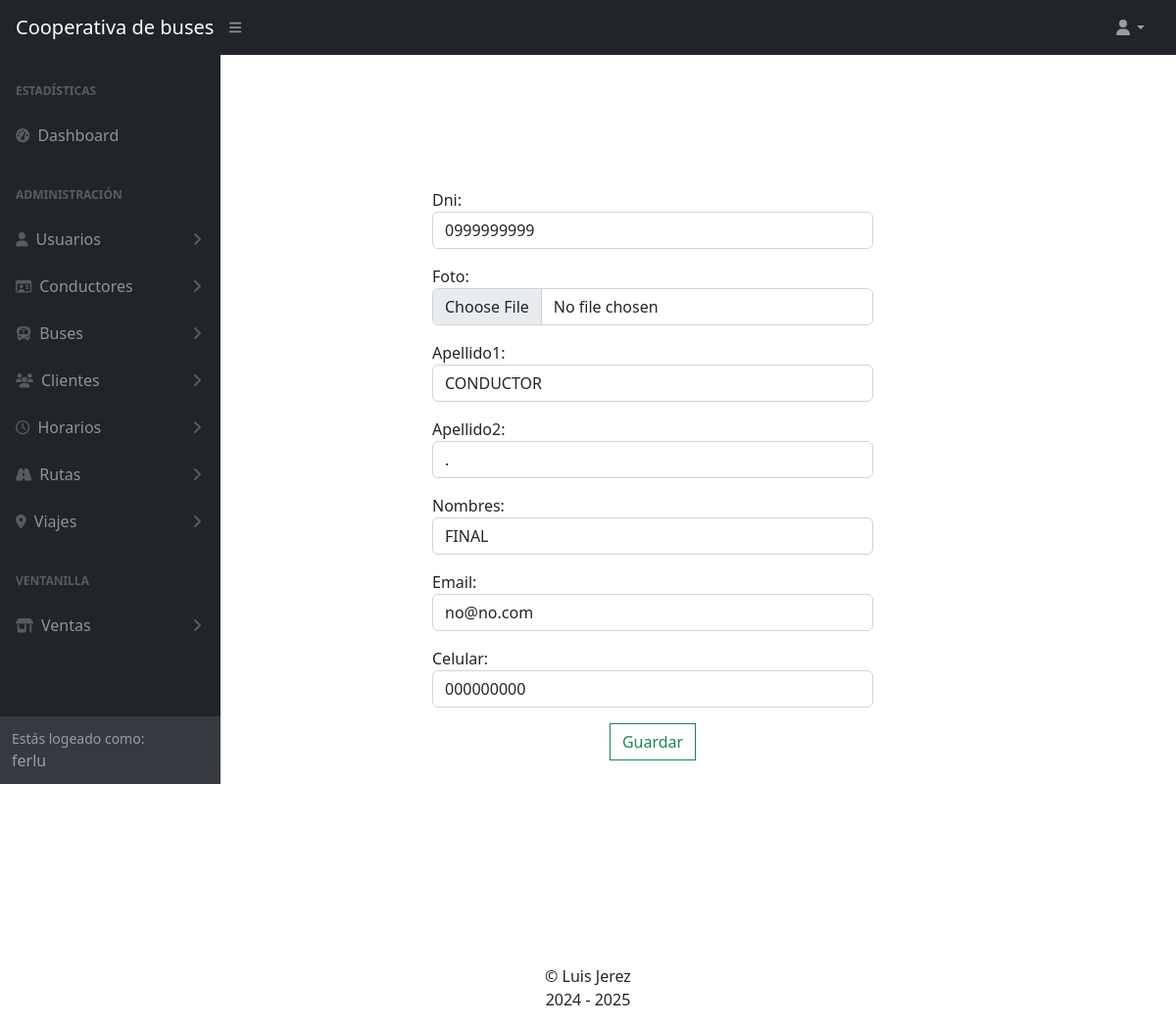
Screenshot of /conductores/administracion/editar/3 (signed in) with the database file from the repository.
### Apps/conductores/models.py (models this page shows, shortened)
class Conductores(models.Model):
    id = models.AutoField(primary_key=True)
    dni = models.CharField(unique=True, max_length=10)
    foto = models.ImageField(upload_to='conductores/', default='conductores/conductor_default.png')
    apellido1 = models.CharField(max_length=150)
    apellido2 = models.CharField(max_length=150)
    nombres = models.CharField(max_length=150)
    email = models.EmailField()
    celular = models.CharField(max_length=10)

### Apps/conductores/views.py (the view)
# urls.py: path('administracion/editar/<int:id>', views.editar),
@staff_member_required(login_url='/usuarios/login/')
def editar(request, id):
    conductor = Conductores.objects.get(id=id)
    form = ConductoresForm(instance=conductor)
    if request.method == 'POST':
        try:
            form = ConductoresForm(request.POST, request.FILES, instance = conductor)
            if form.is_valid():
                form.save()
                messages.success(request, 'Se guardó con éxito el Conductor')
            else:
                messages.warning(request, 'Rellena los campos adecuadamente')
        except Exception as e:
            messages.error(request, e)
        return redirect('/conductores/')
    else:
        return render(request, 'administracion_conductores.html', {'form': form})

### Apps/conductores/models.py
class ConductoresForm(ModelForm):
    class Meta:
        model = Conductores
        fields = '__all__'
        widgets = {
            'dni': forms.TextInput(attrs={'class': 'form-control'}),
            'foto': forms.FileInput(attrs={'class':'form-control'}),
            'apellido1': forms.TextInput(attrs={'class': 'form-control'}),
            'apellido2': forms.TextInput(attrs={'class': 'form-control'}),
            'nombres': forms.TextInput(attrs={'class': 'form-control'}),
            'email': forms.EmailInput(attrs={'class': 'form-control'}),
            'celular': forms.TextInput(attrs={'class': 'form-control'}),
        }

### Apps/conductores/templates/administracion_conductores.html (shortened to what this page needs)
{% extends 'base.html' %}
{% block body %}
<div class="container-lg m-5 p-5">
    <div class="container m-5 p-5">
        <div class="d-flex justify-content-center">
            <div class="w-50 row">
                <form action="" method="post">
                    {{form.as_p}}
                    <div class="container-sm d-flex justify-content-center">
                        <button class="rounded-0 btn btn-outline-success" type="submit">Guardar</button>
                    </div>
                </form>
            </div>
        </div>
    </div>
</div>
{% endblock %}

### Apps/web/templates/base.html (shortened to what this page needs)
{% load static %}
<!DOCTYPE html>
<html lang="es" data-bs-theme="light">
<head>
    <link rel="stylesheet" href="{% static 'css/styles.css' %}">
    <link rel="stylesheet" href="https://cdnjs.cloudflare.com/ajax/libs/izitoast/1.4.0/css/iziToast.min.css"
 />
    <link href="https://cdn.jsdelivr.net/npm/select2@4.1.0-rc.0/dist/css/select2.min.css" rel="stylesheet" />
    <link rel="stylesheet" href="https://cdn.datatables.net/2.2.1/css/dataTables.bootstrap5.css">
    <link rel="stylesheet" href="https://cdn.datatables.net/buttons/3.2.0/css/buttons.bootstrap5.css">
</head>
<body class="sb-nav-fixed">
    <nav class="sb-topnav navbar navbar-expand navbar-dark bg-dark">
        <a class="navbar-brand ps-3" href="/">Cooperativa de buses</a>
        <button class="btn btn-link btn-sm order-1 order-lg-0 me-4 me-lg-0" id="sidebarToggle" href="#!"><i class="fas fa-bars"></i></button>
        {% if user.is_authenticated %}
        <ul class="navbar-nav ms-auto ms-md-0 me-3 me-lg-4">
            <li class="nav-item dropdown">
                <a class="nav-link dropdown-toggle" id="navbarDropdown" href="#" role="button" data-bs-toggle="dropdown" aria-expanded="false"><i class="fas fa-user fa-fw"></i></a>
            </li>
        </ul>
        {% endif %}
    </nav>
    <div id="layoutSidenav">
        <div id="layoutSidenav_nav">
            <nav class="sb-sidenav accordion sb-sidenav-dark" id="sidenavAccordion">
                <div class="sb-sidenav-menu">
                    <div class="nav">
                        <div class="sb-sidenav-menu-heading">Estadísticas</div>
                        <a class="nav-link" href="/">
                            <div class="sb-nav-link-icon"><i class="fas fa-tachometer-alt"></i></div>
                            Dashboard
                        </a>
                        <div class="sb-sidenav-menu-heading">Administración</div>
                        <a class="nav-link collapsed" href="#" data-bs-toggle="collapse" data-bs-target="#collapseLayouts" aria-expanded="false" aria-controls="collapseLayouts">
                            <div class="sb-nav-link-icon"><i class="fas fa-user"></i></div>
                            Usuarios
                            <div class="sb-sidenav-collapse-arrow"><i class="fas fa-angle-down"></i></div>
                        </a>
                        <a class="nav-link collapsed" href="#" data-bs-toggle="collapse" data-bs-target="#conductores" aria-expanded="false" aria-controls="collapseLayouts">
                            <div class="sb-nav-link-icon"><i class="fa-regular fa-id-card"></i></div>
                            Conductores
                            <div class="sb-sidenav-collapse-arrow"><i class="fas fa-angle-down"></i></div>
                        </a>
                        <a class="nav-link collapsed" href="#" data-bs-toggle="collapse" data-bs-target="#buses" aria-expanded="false" aria-controls="collapseLayouts">
                            <div class="sb-nav-link-icon"><i class="fa-solid fa-bus"></i></div>
                            Buses
                            <div class="sb-sidenav-collapse-arrow"><i class="fas fa-angle-down"></i></div>
                        </a>
                        <a class="nav-link collapsed" href="#" data-bs-toggle="collapse" data-bs-target="#clientes" aria-expanded="false" aria-controls="collapseLayouts">
                            <div class="sb-nav-link-icon"><i class="fa fa-users"></i></div>
                            Clientes
                            <div class="sb-sidenav-collapse-arrow"><i class="fas fa-angle-down"></i></div>
                        </a>
                        <a class="nav-link collapsed" href="#" data-bs-toggle="collapse" data-bs-target="#horarios" aria-expanded="false" aria-controls="collapseLayouts">
                            <div class="sb-nav-link-icon"><i class="fa-regular fa-clock"></i></div>
                            Horarios
                            <div class="sb-sidenav-collapse-arrow"><i class="fas fa-angle-down"></i></div>
                        </a>
                        <a class="nav-link collapsed" href="#" data-bs-toggle="collapse" data-bs-target="#rutas" aria-expanded="false" aria-controls="collapseLayouts">
                            <div class="sb-nav-link-icon"><i class="fa-solid fa-road"></i></div>
                            Rutas
                            <div class="sb-sidenav-collapse-arrow"><i class="fas fa-angle-down"></i></div>
                        </a>
                        <a class="nav-link collapsed" href="#" data-bs-toggle="collapse" data-bs-target="#viajes" aria-expanded="false" aria-controls="collapseLayouts">
                            <div class="sb-nav-link-icon"><i class="fa-solid fa-location-dot"></i></div>
                            Viajes
                            <div class="sb-sidenav-collapse-arrow"><i class="fas fa-angle-down"></i></div>
                        </a>
                        <div class="sb-sidenav-menu-heading">Ventanilla</div>
                        <a class="nav-link collapsed" href="#" data-bs-toggle="collapse" data-bs-target="#ventas" aria-expanded="false" aria-controls="collapseLayouts">
                            <div class="sb-nav-link-icon"><i class="fa-solid fa-shop"></i></div>
                            Ventas
                            <div class="sb-sidenav-collapse-arrow"><i class="fas fa-angle-down"></i></div>
                        </a>
                    </div>
                </div>
                {% if user.is_authenticated %}
                <div class="sb-sidenav-footer">
                    <div class="small">Estás logeado como: </div>
                    {{user}}
                </div>
                {% endif %}
            </nav>
        </div>
    </div>
    <div class="layoutSidenav_content">
        {% block body %}
        {% endblock %}
    </div>
</body>
<footer>
    <div class="row d-flex justify-content-center">
        <div class="col-12 m-3 text-center">
            &copy; Luis Jerez
            <br>
            2024 - 2025
        </div>
    </div>
</footer>
</html>

### rows the page displays
Conductores: dni "0999999999", apellido1 "CONDUCTOR", apellido2 ".", nombres "FINAL", email "no@no.com", celular "000000000"

### other values shown
{{ user }} "ferlu"
